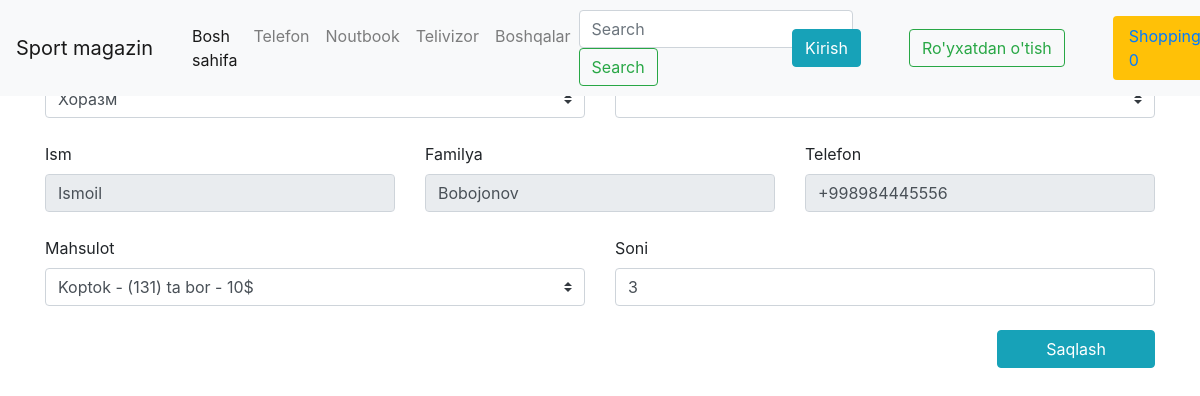
Page /admin/order_update.php?id=2 on the committed database.
### tables this page shows
CREATE TABLE `category` (
  `id` int(11) NOT NULL,
  `parent_id` int(11) NOT NULL DEFAULT '0',
  `name` varchar(255) NOT NULL,
  `image` varchar(255) DEFAULT NULL,
  `c_order` int(11) NOT NULL
);

CREATE TABLE `orders` (
  `id` int(11) NOT NULL,
  `count` int(11) NOT NULL,
  `customer_id` int(11) NOT NULL,
  `product_id` int(11) NOT NULL,
  `status_id` int(11) DEFAULT '1',
  `date` datetime DEFAULT NULL
);

CREATE TABLE `customer` (
  `id` int(11) NOT NULL,
  `user_id` int(11) DEFAULT NULL,
  `first_Name` varchar(25) NOT NULL,
  `last_Name` varchar(25) NOT NULL,
  `phone` varchar(15) NOT NULL,
  `region_id` int(3) UNSIGNED NOT NULL,
  `city_id` int(11) UNSIGNED NOT NULL,
  `image` text NOT NULL
);

### admin/order_update.php (the view, shortened to what this page needs)
<?php
	require_once "db.php";
	$result = [];
	if (isset($_GET['id']) && $_GET['id']) {
		$id = $_GET['id'];
		$sql = "SELECT customer.first_Name, customer.last_Name, customer.phone, customer.region_id, customer.city_id, product.in_stock, product.name, orders.*
			FROM orders
			INNER JOIN customer ON customer.id = orders.customer_id
			INNER JOIN product ON product.id = orders.product_id
			WHERE orders.id=$id";
		$result = mysqli_query($conn, $sql);
		$result = mysqli_fetch_assoc($result);
	}
?>
<!DOCTYPE html>
<html>
<head>
	<link rel="stylesheet" href="css/bootstrap.min.css">
</head>
<body>
	<?php require_once "menu.php"; ?>
	<?php if (!empty($result)): ?>
		<div class="container">
			<div class="row">
				<div class="col-md-12">
					<div class="forma">
						<form method="post" action="insert_update.php">
							<div class="row mt-5">
								<div class="col-md-6">
									<label for="selectRegion">Viloyat</label>
									<select class="custom-select" id="selectRegion" name="region" onchange ="loadCities()">
										<?php
											$sql = "SELECT * FROM `region` ORDER BY name ASC";
											foreach ($conn->query($sql) as $row) {
												$selected = ($result['region_id'] == $row['id']) ? 'selected' : '';
											    echo "<option value='".$row['id']."' ".$selected.">".$row['name']."</option>";
											}
										?>
									</select>
								</div>
								<div class="col-md-6">
									<label for="selectCity">Shahar</label>
									<select class="custom-select" id="selectCity" name="city">
									</select>
								</div>
							</div>
							<div class="row mt-4">
								<div class="col-md-4">
									<label for="inputFirstname">Ism</label>
									<input id="inputFirstname" class="form-control" type="text" disabled="disabled" name="firstname" placeholder="Ism" value="<?= $result['first_Name'] ?>">
								</div>
								<div class="col-md-4">
									<label for="inputLastname">Familya</label>
									<input id="inputLastname" class="form-control" type="text" name="lastname" disabled="disabled" placeholder="Familya" value="<?= $result['last_Name'] ?>">
								</div>
								<div class="col-md-4">
									<label for="inputPhone">Telefon</label>
									<input id="inputPhone" class="form-control" type="text" name="phone" disabled="disabled" placeholder="Telefon" value="<?= $result['phone'] ?>">
								</div>
							</div>
							<div class="row mt-4">
								<div class="col-md-6">
									<label for="selectProduct">Mahsulot</label>
									<select class="custom-select" id="selectProduct" name="product">
									  <?php
											$sql = "SELECT * FROM `product` ORDER BY name ASC";
											foreach ($conn->query($sql) as $row) {
												$selected = ($result['product_id'] == $row['id']) ? 'selected' : '';
											    echo "<option value='".$row['id']."' ".$selected.">".$row['name']. " - (" . $row['in_stock'] .") ta bor - " . $row['amount'] ."$</option>";
											}
										?>
									</select>
								</div>
								<div class="col-md-6">
									<label for="inputCount">Soni</label>
									<input id="inputCount" class="form-control" type="number" name="count" placeholder="Soni" value="<?= $result['count'] ?>">
								</div>
							</div>
							<div class="container">
								<div class="row mt-4 float-right">
									<input type="submit" value="Saqlash" class="btn btn-info pr-5 pl-5">
								</div>
							</div>
						</form>
					</div>
				</div>
			</div>
		</div>
	<?php else: ?>
		<h3>Bazada ma'lumot topilmadi</h3>
	<?php endif ?>
</body>
</html>

### menu.php (shortened to what this page needs)
<?php
require_once "db.php";
$sql = "SELECT * FROM category LIMIT 6";
$username = isset($_SESSION['username']) ? $_SESSION['username'] : NULL;
$cart_count = (isset($_SESSION['cart']) && isset($_SESSION['cart']['count'])) ? $_SESSION['cart']['count'] : 0;
?>
<nav class=" navbar navbar-expand-lg navbar-light bg-light fixed-top ">
    <a class="navbar-brand" href="index.php">Sport magazin</a>
    <div class="col-md-6 collapse navbar-collapse" id="navbarNavDropdown">
        <ul class="navbar-nav">
            <li class="nav-item active">
                <a class="nav-link" href="index.php">Bosh sahifa</a>
            </li>
            <?php foreach ($conn->query($sql) as $row): ?>
                <li class="nav-item">
                    <a class="nav-link" href="index.php?category_id=<?= $row['id'] ?>"><?= $row['name'] ?></a>
                </li>
            <?php endforeach ?>
        </ul>
        <form class="form-inline my-2 my-lg-0 d-flex flex-direction" action="search.php">
            <input class="form-control mr-sm-2" name="s" type="search" placeholder="Search" aria-label="Search">
            <button class="btn btn-outline-success my-2 my-sm-0" type="submit">Search</button>
        </form>
    </div>
    <div class="col-md-5 d-flex align-items-center"  >
        <?php if ($username === NULl): ?>
            <a class="btn mx-4 my-2 btn-info" href="admin/login.php">Kirish</a>
            <a class="btn mx-4 my-2 btn-outline-success" href="admin/register.php">Ro'yxatdan o'tish</a>
        <?php else: ?>
            <div class="user d-flex align-items-center justify-content-center">
                <h3 class="h4 p-3 bg-light rounded" style="font-weight: bold; text-transform: capitalize; font-family: monospace; font-size: 25px;"><?=$username?></h3>
            </div>
        <?php endif ?>
        <a class=" bg-warning rounded mx-4 my-2 nav-link m-1" href="cart.php">
            <span>Shopping</span>
            <span id="shopping_cart"><?= $cart_count ?></span>
        </a>
    </div>
</nav>

### rows in the picture
category: name "Telefon"
category: name "Noutbook"
category: name "Telivizor"
category: name "Boshqalar"
orders: firstname "Ismoil", lastname "Bobojonov", phone "+998984445556", count "3"

### other values in the picture
$cart_count "0"
form field region "Хоразм"
form field product "Koptok - (131) ta bor - 10$"
